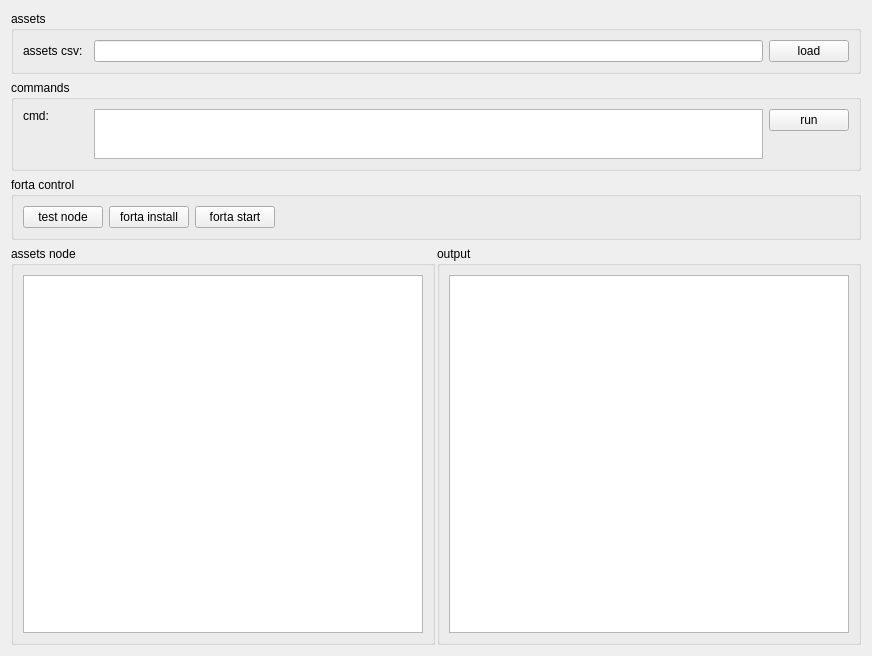
<?xml version="1.0" encoding="UTF-8"?>
<ui version="4.0">
 <class>Main</class>
 <widget class="QWidget" name="Main">
  <property name="geometry">
   <rect>
    <x>0</x>
    <y>0</y>
    <width>872</width>
    <height>656</height>
   </rect>
  </property>
  <property name="windowTitle">
   <string>Form</string>
  </property>
  <layout class="QVBoxLayout" name="verticalLayout">
   <item>
    <widget class="QGroupBox" name="groupBox">
     <property name="title">
      <string>assets</string>
     </property>
     <layout class="QHBoxLayout" name="horizontalLayout_2">
      <item>
       <layout class="QHBoxLayout" name="horizontalLayout">
        <item>
         <widget class="QLabel" name="label">
          <property name="minimumSize">
           <size>
            <width>65</width>
            <height>0</height>
           </size>
          </property>
          <property name="text">
           <string>assets csv:</string>
          </property>
         </widget>
        </item>
        <item>
         <widget class="QLineEdit" name="lineEdit"/>
        </item>
       </layout>
      </item>
      <item>
       <widget class="QPushButton" name="pushButton">
        <property name="text">
         <string>load</string>
        </property>
       </widget>
      </item>
     </layout>
    </widget>
   </item>
   <item>
    <widget class="QGroupBox" name="groupBox_2">
     <property name="sizePolicy">
      <sizepolicy hsizetype="Preferred" vsizetype="Preferred">
       <horstretch>0</horstretch>
       <verstretch>0</verstretch>
      </sizepolicy>
     </property>
     <property name="title">
      <string>commands</string>
     </property>
     <layout class="QHBoxLayout" name="horizontalLayout_3">
      <item alignment="Qt::AlignTop">
       <widget class="QLabel" name="label_2">
        <property name="minimumSize">
         <size>
          <width>65</width>
          <height>0</height>
         </size>
        </property>
        <property name="text">
         <string>cmd:</string>
        </property>
       </widget>
      </item>
      <item>
       <widget class="QTextEdit" name="textEdit_2">
        <property name="sizePolicy">
         <sizepolicy hsizetype="Expanding" vsizetype="Maximum">
          <horstretch>0</horstretch>
          <verstretch>0</verstretch>
         </sizepolicy>
        </property>
        <property name="maximumSize">
         <size>
          <width>16777215</width>
          <height>50</height>
         </size>
        </property>
       </widget>
      </item>
      <item alignment="Qt::AlignTop">
       <widget class="QPushButton" name="pushButton_2">
        <property name="text">
         <string>run</string>
        </property>
       </widget>
      </item>
     </layout>
    </widget>
   </item>
   <item>
    <widget class="QGroupBox" name="groupBox_3">
     <property name="title">
      <string>forta control</string>
     </property>
     <layout class="QHBoxLayout" name="horizontalLayout_5">
      <item>
       <widget class="QPushButton" name="pushButton_5">
        <property name="text">
         <string>test node</string>
        </property>
       </widget>
      </item>
      <item>
       <widget class="QPushButton" name="pushButton_3">
        <property name="text">
         <string>forta install</string>
        </property>
       </widget>
      </item>
      <item>
       <widget class="QPushButton" name="pushButton_4">
        <property name="text">
         <string>forta start</string>
        </property>
       </widget>
      </item>
      <item>
       <spacer name="horizontalSpacer">
        <property name="orientation">
         <enum>Qt::Horizontal</enum>
        </property>
        <property name="sizeHint" stdset="0">
         <size>
          <width>40</width>
          <height>20</height>
         </size>
        </property>
       </spacer>
      </item>
     </layout>
    </widget>
   </item>
   <item>
    <widget class="QFrame" name="frame">
     <property name="sizePolicy">
      <sizepolicy hsizetype="Preferred" vsizetype="Expanding">
       <horstretch>0</horstretch>
       <verstretch>0</verstretch>
      </sizepolicy>
     </property>
     <property name="frameShape">
      <enum>QFrame::NoFrame</enum>
     </property>
     <property name="frameShadow">
      <enum>QFrame::Raised</enum>
     </property>
     <layout class="QHBoxLayout" name="horizontalLayout_6">
      <property name="spacing">
       <number>2</number>
      </property>
      <property name="leftMargin">
       <number>0</number>
      </property>
      <property name="topMargin">
       <number>0</number>
      </property>
      <property name="rightMargin">
       <number>0</number>
      </property>
      <property name="bottomMargin">
       <number>0</number>
      </property>
      <item>
       <widget class="QGroupBox" name="groupBox_4">
        <property name="title">
         <string>assets node</string>
        </property>
        <layout class="QVBoxLayout" name="verticalLayout_2">
         <item>
          <widget class="QListView" name="listView"/>
         </item>
        </layout>
       </widget>
      </item>
      <item>
       <widget class="QGroupBox" name="groupBox_5">
        <property name="title">
         <string>output</string>
        </property>
        <layout class="QVBoxLayout" name="verticalLayout_3">
         <item>
          <widget class="QTextEdit" name="textEdit">
           <property name="readOnly">
            <bool>true</bool>
           </property>
          </widget>
         </item>
        </layout>
       </widget>
      </item>
     </layout>
    </widget>
   </item>
  </layout>
 </widget>
 <resources/>
 <connections/>
</ui>
